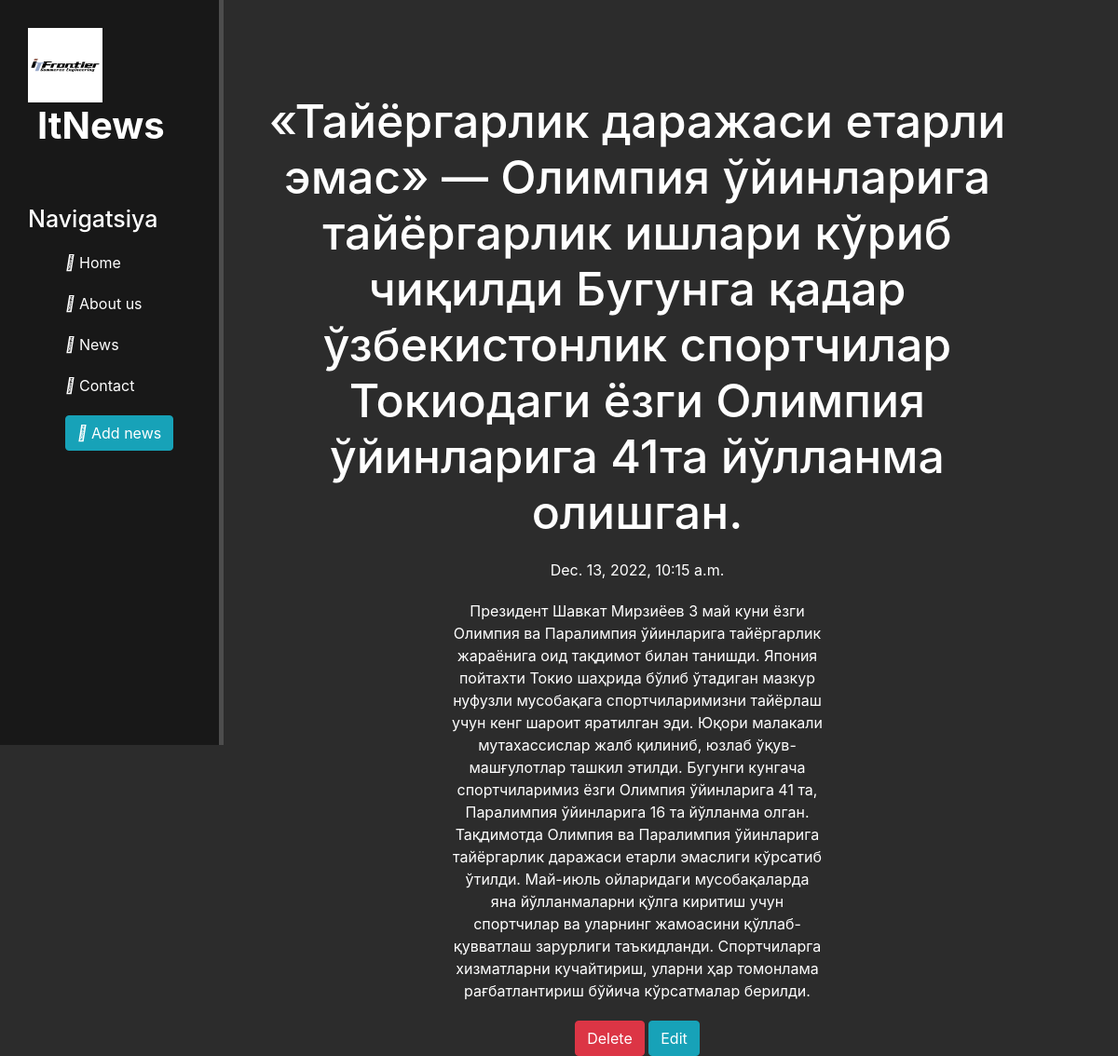
Screenshot of /news/7 with the database file from the repository.
### news/models.py (models this page shows, shortened)
class Articles(models.Model):
    title = models.CharField(max_length=255, verbose_name='Title news')
    anons = models.CharField(max_length=250, verbose_name='Anons site')
    full_text = models.TextField(verbose_name='Article')
    date = models.DateTimeField(verbose_name='Time')
    class Meta:
        verbose_name = "News"
        verbose_name_plural = "News"

### news/views.py (the view)
# urls.py: path('<int:pk>', views.NewsDetailView.as_view(), name='news-detail'),
class NewsDetailView(DetailView):
    model = Articles
    template_name = 'news/details_view.html'
    context_object_name = 'article'

### news/templates/news/details_view.html (shortened to what this page needs)
{% extends 'main/layout.html' %}
    {% block content %}
    <div class="features">
        <h1> {{ article.title }} </h1>
        <p> {{ article.date }} </p>
        <p> {{ article.full_text }} </p>
        <a href="{% url 'news-delete' article.id %}" class="btn btn-danger"> Delete </a>
        <a href="{% url 'news-update' article.id %}" class="btn btn-info"> Edit </a>
    </div>
    {% endblock content %}

### main/static/main/css/main.css (style rules this page uses)
body { background-color: #2c2c2c; }
main .features { float: left; color: #ffffff; margin-top: 100px; text-align: center; width: 74%; }
main .features h1 { font-size: 50px; }
main .features p { max-width: 400px; margin: 20px auto; }

### rows the page displays
Articles: title "«Тайёргарлик даражаси етарли эмас» — Олимпия ўйинларига тайёргарлик ишлари кўриб чиқилди Бугунга қадар ўзбекистонлик спортчилар Токиодаги ёзги Олимпия ўйинларига 41та йўлланма олишган.", date "Dec. 13, 2022, 10:15 a.m.", full_text "Президент Шавкат Мирзиёев 3 май куни ёзги Олимпия ва Паралимпия ўйинларига тайёргарлик жараёнига оид тақдимот билан танишди. Япония пойтахти Токио шаҳрида бўлиб ўтадиган мазкур нуфузли мусобақага спортчиларимизни тайёрлаш учун кенг шароит яратилган эди. Юқори малакали мутахассислар жалб қилиниб, юзлаб ўқув-машғулотлар ташкил этилди. Бугунги кунгача спортчиларимиз ёзги Олимпия ўйинларига 41 та, Паралимпия ўйинларига 16 та йўлланма олган. Тақдимотда Олимпия ва Паралимпия ўйинларига тайёргарлик даражаси етарли эмаслиги кўрсатиб ўтилди. Май-июль ойларидаги мусобақаларда яна йўлланмаларни қўлга киритиш учун спортчилар ва уларнинг жамоасини қўллаб-қувватлаш зарурлиги таъкидланди. Спортчиларга…"
